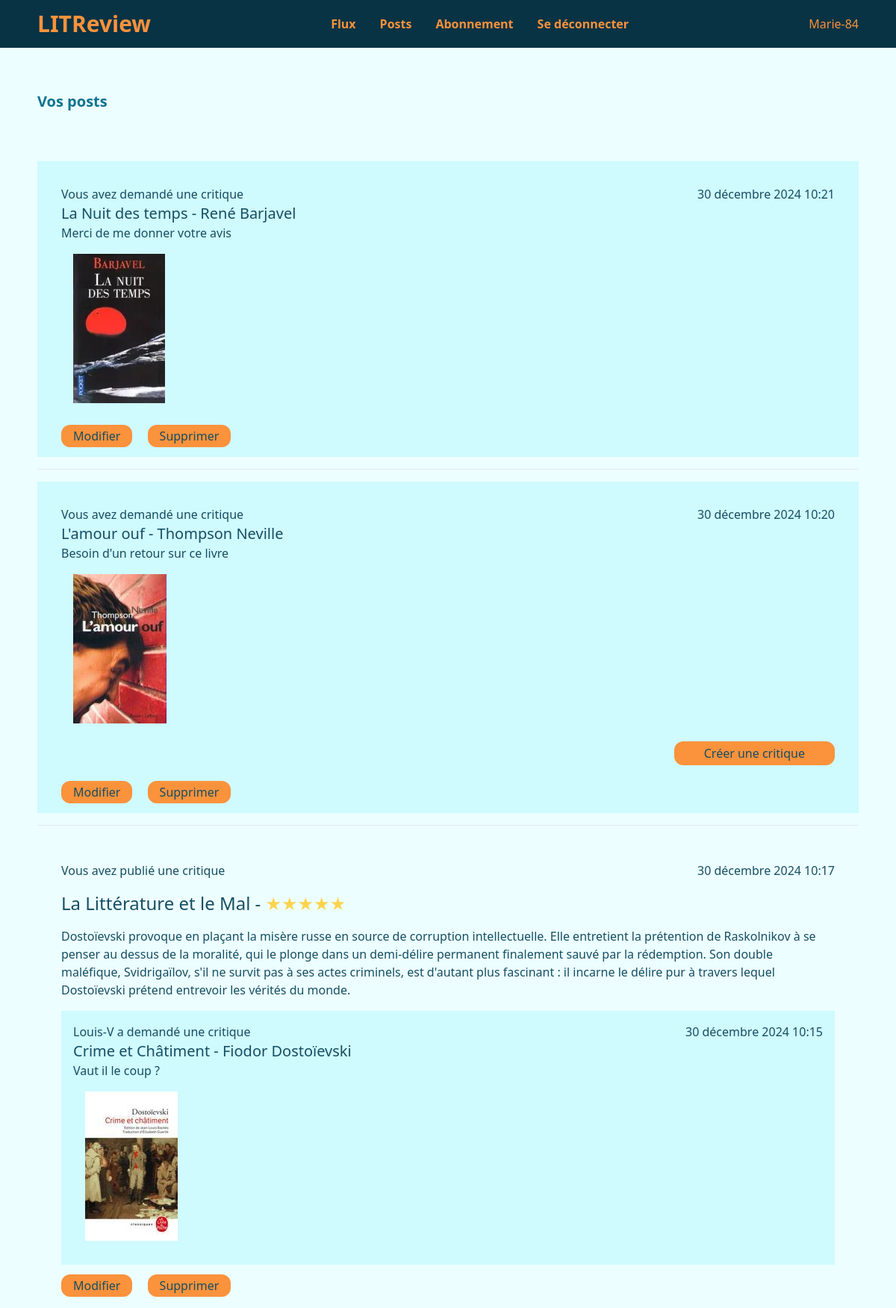
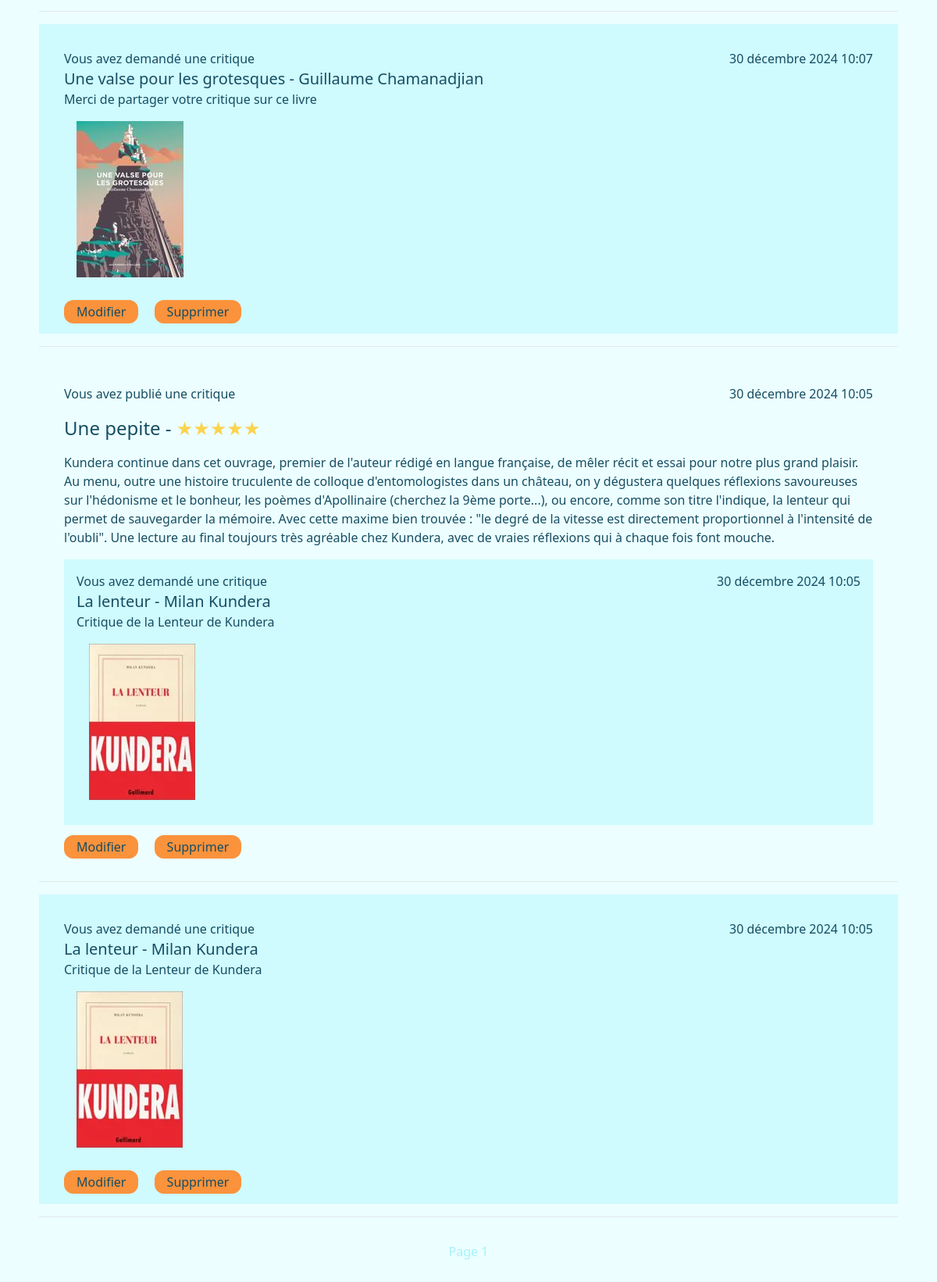
Page /review/posts/ (signed in) on the committed database (2 pictures, top to bottom).
### authentication/models.py (models this page shows, shortened)
class User(AbstractBaseUser, PermissionsMixin):
    username = models.CharField(max_length=20, unique=True)
    is_active = models.BooleanField(default=True)
    is_superuser = models.BooleanField(default=False)
    is_staff = models.BooleanField(default=False)
    date_joined = models.DateTimeField(default=timezone.now)
    last_login = models.DateTimeField(blank=True, null=True)
    objects = CustomUserManager()
    USERNAME_FIELD = 'username'
    REQUIRED_FIELDS = []

### review/models.py (models this page shows, shortened)
class Ticket(models.Model):
    title = models.CharField(max_length=128)
    description = models.CharField(max_length=2048, blank=True)
    user = models.ForeignKey(to=settings.AUTH_USER_MODEL, on_delete=models.CASCADE)
    image = models.ImageField(null=True, blank=True)
    time_created = models.DateTimeField(auto_now_add=True)
    response = models.BooleanField(default=False)

class Review(models.Model):
    ticket = models.ForeignKey(to=Ticket, on_delete=models.CASCADE)
    rating = models.PositiveSmallIntegerField(validators=[MinValueValidator(0), MaxValueValidator(5)])
    headline = models.CharField(max_length=128)
    body = models.CharField(max_length=8192, blank=True)
    user = models.ForeignKey(to=settings.AUTH_USER_MODEL, on_delete=models.CASCADE)
    time_created = models.DateTimeField(auto_now_add=True)

### review/views.py (the view)
# urls.py: path('posts/', views.PostsView.as_view(), name='posts'),
class PostsView(LoginRequiredMixin, View):
    template = 'review/posts.html'
    ticket_class = models.Ticket
    review_class = models.Review
    POST_PER_PAGE = 10
    def get(self, request):
        tickets = self.ticket_class.objects.filter(user=request.user)
        tickets = tickets.annotate(content_type=Value('TICKET', CharField()))
        reviews = self.review_class.objects.filter(user=request.user)
        reviews = reviews.annotate(content_type=Value('REVIEW', CharField()))
        posts = sorted(
            chain(tickets, reviews),
            key=lambda post: post.time_created,
            reverse=True
        )
        paginator = Paginator(posts, self.POST_PER_PAGE)
        page_number = request.GET.get('page')
        page_obj = paginator.get_page(page_number)
        return render(request, self.template, context={'posts': page_obj})

### review/templates/review/posts.html
{% extends 'base.html' %}
{% block content %}
    <div class="flex items-center w-full h-40">
        <h2>Vos posts</h2>
    </div>
    <div flex class="flex flex-col gap-4 w-full">
        {% for post in posts %}
            {% if post.content_type == 'TICKET' %}
                <div class="card-medium p-4">
                    {% include 'review/partials/ticket_snippet.html' %}
            {% elif post.content_type == 'REVIEW' %}
                <div class="card-light p-4">
                    {% include 'review/partials/review_snippet.html' %}
            {% endif %}
                    <a href="{% url 'update' content_type=post.content_type|lower id=post.id %}"
                    class="btn px-4 py-1 m-4">Modifier</a>
                    <a href="{% url 'post_delete' content_type=post.content_type|lower id=post.id %}"
                    class="btn px-4 py-1">Supprimer</a>
                </div>
            <hr>
        {% endfor %}
    </div>
    {% include 'review/partials/page_nav.html' %}
{% endblock %}

### templates/base.html (shortened to what this page needs)
<!DOCTYPE html>
<html lang="en">
<head>
    <link rel="stylesheet" href="/static/css/output.css">
</head>
<body class="bg-cyan-50">
    <div class="relative">
        <nav class="flex justify-center fixed top-0 left-0 right-0  h-16 bg-cyan-950 w-full" >
            <div class="nav-text flex justify-between items-center xl:w-2/3 lg:w-11/12">
                <h1>LITReview</h1>
                {% if user.is_authenticated %}
                <ul class="flex gap-4">
                    <li>
                        <a href="{% url 'flux' %}" class="nav-hover px-2 font-bold">Flux</a>
                    </li>
                    <li>
                        <a href="{% url 'posts' %}" class="nav-hover px-2 font-bold">Posts</a>
                    </li>
                    <li>
                        <a href="{% url 'follows' %}" class="nav-hover px-2 font-bold">Abonnement</a>
                    </li>
                    <li>
                        <a href="{% url 'logout' %}" class="nav-hover px-2 font-bold">Se déconnecter</a>
                    </li>
                </ul>
                <p>{{ user }}</p>
                {% endif %}
            </div>
        </nav>
    </div>
    <section class="flex justify-center w-full mt-14 mb-6 text-cyan-900">
        <div class="flex flex-col items-center xl:w-2/3 lg:w-11/12 w-full">
            {% block content %}{% endblock %}
        </div>
    </section>
</body>
</html>

### review/templates/review/partials/ticket_snippet.html
{% load tz %}
<div class="card-medium p-4">
    <div class="flex justify-between">
        <div>
            {% if post.user == user %}
            <p>Vous avez demandé une critique</p>
            {% else %}
            <p>{{ post.user }} a demandé une critique</p>
            {% endif %}
            <p class="text-xl">{{ post.title }}</p>
            <p>{{ post.description }}</p>
        </div>
        <p>{{ post.time_created|timezone:"Europe/Paris" }}</p>
    </div>
    {% if post.image %}
    <img src="{{ post.image.url }}" alt="image: {{ post.image }}" class="p-4">
    {% endif %}
    {% if not post.response %}
    <div class="flex justify-end items-center h-12 w-full">
        <a href="{% url 'ticket_response' id=post.id %}" class="btn px-10 py-1">Créer une critique</a>
    </div>
    {% endif %}
</div>

### review/templates/review/partials/review_snippet.html
{% load tz %}
{% load mathfilters %}
<div class="card-light flex flex-col p-4 gap-4">
    <div class="flex justify-between">
        {% if post.user == user %}
        <p>Vous avez publié une critique</p>
        {% else %}
        <p>{{ post.user }} a publié une critique</p>
        {% endif %}
        <p>{{ post.time_created|timezone:"Europe/Paris" }}</p>
    </div>
    <p class="text-2xl">{{ post.headline }} - <span class="text-amber-300">{{ '★'|mul:post.rating }}</span></p>
    <p>{{ post.body }}</p>
    {% with post=post.ticket %}
        {% include 'review/partials/ticket_snippet.html' %}
    {% endwith %}
</div>

### rows in the picture
User: username "Marie-84"
Ticket: shows "Vous avez demandé une critique", title "La Nuit des temps - René Barjavel", description "Merci de me donner votre avis", time_created "30 décembre 2024 10:21", image (picture)
Ticket: shows "Vous avez demandé une critique", title "L'amour ouf - Thompson Neville", description "Besoin d'un retour sur ce livre", time_created "30 décembre 2024 10:20", image (picture), response "Créer une critique"
Review: shows "Vous avez publié une critique", time_created "30 décembre 2024 10:17", headline "La Littérature et le Mal", rating "★★★★★", body "Dostoïevski provoque en plaçant la misère russe en source de corruption intellectuelle. Elle entretient la prétention de Raskolnikov à se penser au dessus de la moralité, qui le plonge dans un demi-délire permanent finalement sauvé par la rédemption. Son double maléfique, Svidrigaïlov, s'il ne survit pas à ses actes criminels, est d'autant plus fascinant : il incarne le délire pur à travers lequel Dostoïevski prétend entrevoir les vérités du monde.", user "Louis-V", title "Crime et Châtiment - Fiodor Dostoïevski", description "Vaut il le coup ?", time_created "30 décembre 2024 10:15", image (picture)
Ticket: shows "Vous avez demandé une critique", title "Une valse pour les grotesques - Guillaume Chamanadjian", description "Merci de partager votre critique sur ce livre", time_created "30 décembre 2024 10:07", image (picture)
Review: shows "Vous avez publié une critique", time_created "30 décembre 2024 10:05", headline "Une pepite", rating "★★★★★", body "Kundera continue dans cet ouvrage, premier de l'auteur rédigé en langue française, de mêler récit et essai pour notre plus grand plaisir. Au menu, outre une histoire truculente de colloque d'entomologistes dans un château, on y dégustera quelques réflexions savoureuses sur l'hédonisme et le bonheur, les poèmes d'Apollinaire (cherchez la 9ème porte...), ou encore, comme son titre l'indique, la lenteur qui permet de sauvegarder la mémoire. Avec cette maxime bien trouvée : \"le degré de la vitesse est directement proportionnel à l'intensité de l'oubli\". Une lecture au final toujours très agréable chez Kundera, avec de vraies réflexions qui à chaque fois font mouche.", shows "Vous avez demandé une critique", title "La lenteur - Milan Kundera", description "Critique de la Lenteur de Kundera", image (picture)
Ticket: shows "Vous avez demandé une critique", title "La lenteur - Milan Kundera", description "Critique de la Lenteur de Kundera", time_created "30 décembre 2024 10:05", image (picture)

### other values in the picture
{{ posts.number }} "1"
